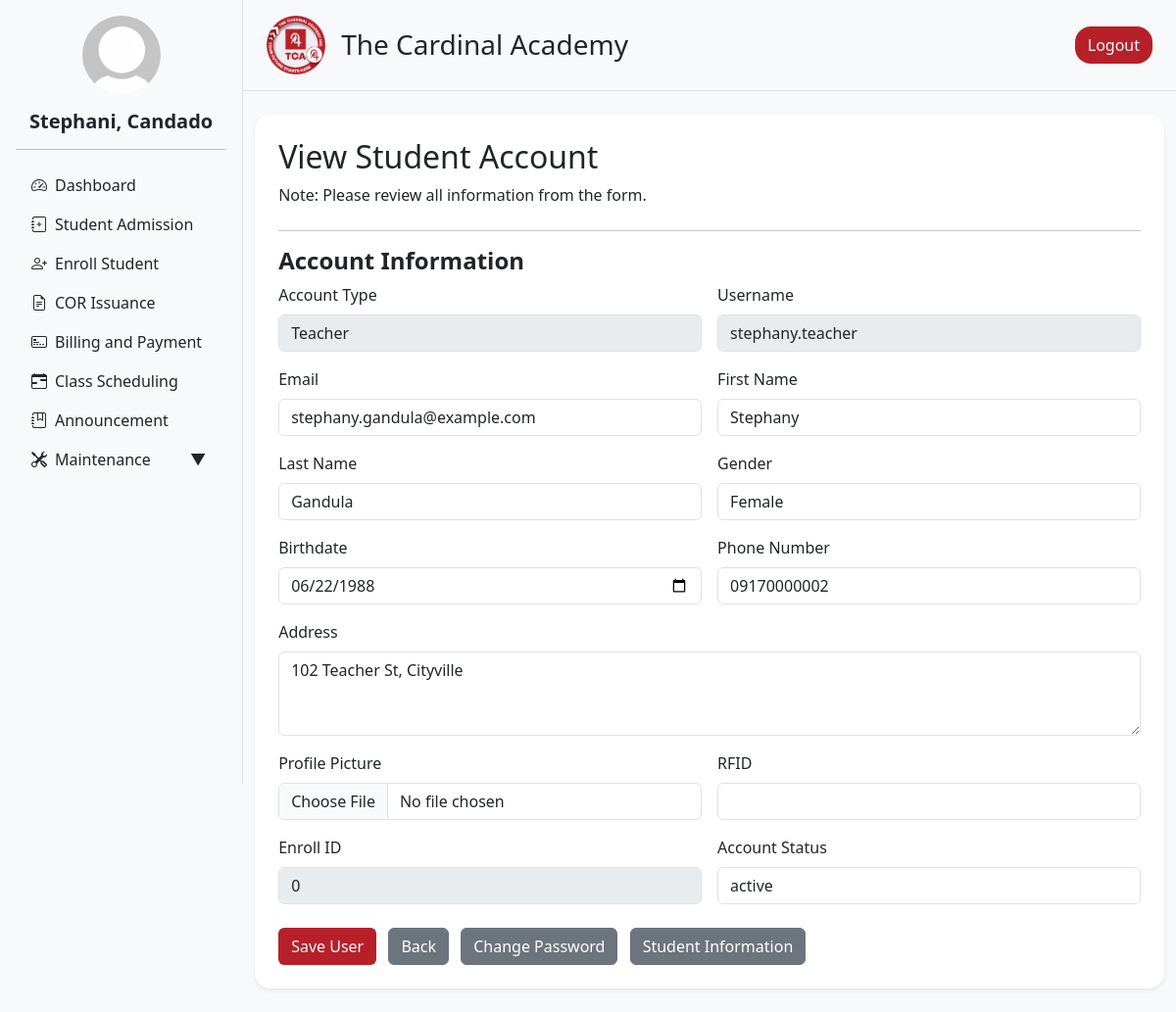
The page /admin/view_user.php?id=2 (signed in) on the database its author committed.
### tables this page shows
CREATE TABLE `users` (
  `user_id` int(11) NOT NULL,
  `acc_type` enum('admin','teacher','parent','student') NOT NULL,
  `username` varchar(50) NOT NULL,
  `email` varchar(100) NOT NULL,
  `password` varchar(255) NOT NULL,
  `first_name` varchar(50) NOT NULL,
  `last_name` varchar(50) NOT NULL,
  `gender` enum('male','female','other') DEFAULT NULL,
  `birthdate` date DEFAULT NULL,
  `phone_number` varchar(20) DEFAULT NULL,
  `address` text DEFAULT NULL,
  `created_at` timestamp NOT NULL DEFAULT current_timestamp(),
  `updated_at` timestamp NOT NULL DEFAULT current_timestamp() ON UPDATE current_timestamp(),
  `profile` varchar(255) NOT NULL,
  `rfid` int(100) DEFAULT NULL,
  `enroll_id` int(11) NOT NULL,
  `acc_status` varchar(100) NOT NULL DEFAULT 'active',
  `subject` varchar(1000) DEFAULT NULL,
  `section_id` int(100) DEFAULT NULL
);

### admin/view_user.php (the view, shortened to what this page needs)
<?php include '../db_connection.php'; ?>
<?php
$user_id = isset($_GET['id']) ? intval($_GET['id']) : 0;
$data = [];
if ($user_id > 0 && $conn) {
    $query = "SELECT * FROM users WHERE user_id = ?";
    $stmt = $conn->prepare($query);
    if ($stmt) {
        $stmt->bind_param("i", $user_id);
        $stmt->execute();
        $result = $stmt->get_result();
        $data = $result->fetch_assoc();
    } else {
        die("❌ Database error: " . $conn->error);
    }
} else if (!$conn) {
    die("❌ DB connection error.");
}
?>
<!DOCTYPE html>
<html lang="en">
<head>
  <?php include 'header.php'; ?>
</head>
<body>
<div class="d-flex flex-row bg-light">
  <?php include 'navigation.php'; ?>
  <div class="content flex-grow-1">
    <?php include 'nav_top.php'; ?>
    <div class="container py-4">
      <form action="update_student.php" method="POST" enctype="multipart/form-data">
        <div class="bg-white p-4 rounded-4 shadow-sm">
          <h2>View Student Account</h2>
          <p class="m-0 mb-4">Note: Please review all information from the form.</p>
          <hr>
          <h4><strong>Account Information</strong></h4>
          <div class="row g-3">
            <div class="col-md-6">
              <label for="acc_type" class="form-label">Account Type</label>
              <select disabled name="acc_type" id="acc_type" class="form-control" required>
                <option value="teacher" <?= ($data['acc_type'] ?? '') === 'teacher' ? 'selected' : '' ?>>Teacher</option>
              </select>
            </div>
            <div class="col-md-6">
              <label for="username" class="form-label">Username</label>
              <input disabled type="text" name="username" id="username" class="form-control" value="<?= htmlspecialchars($data['username'] ?? '') ?>" required>
            </div>
            <div class="col-md-6">
              <label for="email" class="form-label">Email</label>
              <input type="email" name="email" id="email" class="form-control" value="<?= htmlspecialchars($data['email'] ?? '') ?>" required>
            </div>
            <div class="col-md-6">
              <label for="first_name" class="form-label">First Name</label>
              <input type="text" name="first_name" id="first_name" class="form-control" value="<?= htmlspecialchars($data['first_name'] ?? '') ?>" required>
            </div>
            <div class="col-md-6">
              <label for="last_name" class="form-label">Last Name</label>
              <input type="text" name="last_name" id="last_name" class="form-control" value="<?= htmlspecialchars($data['last_name'] ?? '') ?>" required>
            </div>
            <div class="col-md-6">
              <label for="gender" class="form-label">Gender</label>
              <select name="gender" id="gender" class="form-control">
                <option value="female" <?= ($data['gender'] ?? '') === 'female' ? 'selected' : '' ?>>Female</option>
              </select>
            </div>
            <div class="col-md-6">
              <label for="birthdate" class="form-label">Birthdate</label>
              <input type="date" name="birthdate" id="birthdate" class="form-control" value="<?= htmlspecialchars($data['birthdate'] ?? '') ?>">
            </div>
            <div class="col-md-6">
              <label for="phone_number" class="form-label">Phone Number</label>
              <input type="text" name="phone_number" id="phone_number" class="form-control" value="<?= htmlspecialchars($data['phone_number'] ?? '') ?>">
            </div>
            <div class="col-12">
              <label for="address" class="form-label">Address</label>
              <textarea name="address" id="address" class="form-control" rows="3"><?= htmlspecialchars($data['address'] ?? '') ?></textarea>
            </div>
            <div class="col-md-6">
              <label for="profile" class="form-label">Profile Picture</label>
              <input type="file" name="profile" id="profile" class="form-control">
            </div>
            <div class="col-md-6">
              <label for="rfid" class="form-label">RFID</label>
              <input type="number" name="rfid" id="rfid" class="form-control" value="<?= htmlspecialchars($data['rfid'] ?? '') ?>">
            </div>
            <div class="col-md-6">
              <label for="enroll_id" class="form-label">Enroll ID</label>
              <input disabled type="number" name="enroll_id" id="enroll_id" class="form-control" value="<?= htmlspecialchars($data['enroll_id'] ?? '') ?>" required>
            </div>
            <div class="col-md-6">
              <label for="acc_status" class="form-label">Account Status</label>
              <input type="text" name="acc_status" id="acc_status" class="form-control" value="<?= htmlspecialchars($data['acc_status'] ?? 'active') ?>" readonly>
            </div>
            <div class="col-12 text-start pt-2">
              <button type="submit" class="btn bg-main text-light">Save User</button>
              <a href="students.php?nav_drop=true" class="btn btn-secondary ms-2">Back</a>
              <a href="change_password.php?id=<?= urlencode($data['user_id']) ?>&nav_drop=true" class="btn btn-secondary ms-2">Change Password</a>
              <a href="#" class="btn btn-secondary ms-2">Student Information</a>
            </div>
          </div>
        </div>
      </form>
    </div>
  </div>
</div>
</body>
</html>

### static/css/styles.css (style rules this page uses)
.content { width: 80%; }

### static/css/landing.css (style rules this page uses)
.bg-main { background-color: #b72029; }
body { margin: 0; padding: 0; height: 100%; }

### rows shown on the page
users: acc_type "Teacher", username "stephany.teacher", email "stephany.gandula@example.com", first_name "Stephany", last_name "Gandula", gender "Female", birthdate "06/22/1988", phone_number "09170000002", address "102 Teacher St, Cityville", enroll_id "0", acc_status "active"

### other values the page prints
$full_name "Stephani, Candado"
